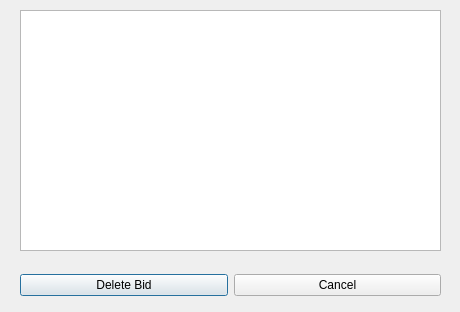
<?xml version="1.0" encoding="UTF-8"?>
<ui version="4.0">
 <class>WorkSlotDelete</class>
 <widget class="QDialog" name="WorkSlotDelete">
  <property name="geometry">
   <rect>
    <x>0</x>
    <y>0</y>
    <width>460</width>
    <height>312</height>
   </rect>
  </property>
  <property name="windowTitle">
   <string>Dialog</string>
  </property>
  <widget class="QTableWidget" name="workslottable">
   <property name="geometry">
    <rect>
     <x>20</x>
     <y>10</y>
     <width>421</width>
     <height>241</height>
    </rect>
   </property>
  </widget>
  <widget class="QWidget" name="horizontalLayoutWidget">
   <property name="geometry">
    <rect>
     <x>20</x>
     <y>270</y>
     <width>421</width>
     <height>31</height>
    </rect>
   </property>
   <layout class="QHBoxLayout" name="horizontalLayout">
    <item>
     <widget class="QPushButton" name="deleteBid">
      <property name="text">
       <string>Delete Bid</string>
      </property>
     </widget>
    </item>
    <item>
     <widget class="QPushButton" name="cancelBid">
      <property name="text">
       <string>Cancel</string>
      </property>
     </widget>
    </item>
   </layout>
  </widget>
 </widget>
 <resources/>
 <connections>
  <connection>
   <sender>cancelBid</sender>
   <signal>clicked()</signal>
   <receiver>WorkSlotDelete</receiver>
   <slot>close()</slot>
   <hints>
    <hint type="sourcelabel">
     <x>353</x>
     <y>285</y>
    </hint>
    <hint type="destinationlabel">
     <x>356</x>
     <y>258</y>
    </hint>
   </hints>
  </connection>
 </connections>
</ui>
